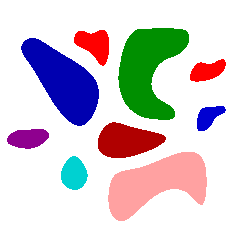
#> input picture Lab 4/images/objetos3.png, 238 x 238 px
$ python code.py
#> lines starting #> are read from the running program, lines starting #| are printed output that depends on the picture; after the words box and inside, x2 and y2 are one past the last pixel; in counts of white or black regions, pixels touching at a corner belong together; long printed decimals are rounded
import cv2 as cv
import sys
import numpy as np
import matplotlib.pyplot as plt
from skimage import measure

def read_grayscale(s):
    img = cv.imread(s, cv.IMREAD_GRAYSCALE)
    if img is None:
        sys.exit("Could not read the image.")
    return img

def read_colorscale(s):
#> called with s = 'images/objetos3.png'
    img = cv.imread(s, cv.IMREAD_COLOR)
#> img is the input picture: shape (238, 238, 3); mean B, G, R 209.9, 205.5, 212.4
    if img is None:
        sys.exit("Could not read the image.")
    return img

def monochromatic(img):
    src_gray = cv.cvtColor(img, cv.COLOR_BGR2GRAY)
    _, src = cv.threshold(src_gray, 254, 255, 0)
    return src

def borders(img):
    ans = np.zeros(img.shape)
    ans[True] = 255

    d = [1, 0, -1, 0, 1]
    for i in range(img.shape[0]):
        for j in range(img.shape[1]):
            if np.min(img[i][j]) == 255:
                continue
            for k in range(4):
                i_ = i + d[k]
                j_ = j + d[k + 1]

                if 0 <= i_ and i_ < img.shape[0] and 0 <= j_ and j_ < img.shape[1] and np.min(img[i_][j_]) == 255:
                    ans[i][j] = [255, 0, 0]
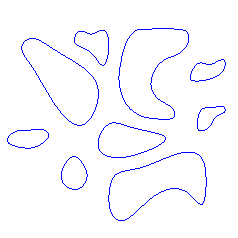
#> ans: shape (238, 238, 3) float64; mean of channels 0, 1, 2 255, 249, 249; drawn as B, G, R
#> in monochromatic, `_, src = cv.threshold(src_gray, 254, 255, 0)`: src: shape (238, 238); 71.3% white; 9 black regions, largest, box (x1, y1, x2, y2) and area: (118, 28, 189, 120) 3969, (108, 152, 207, 221) 3934, (21, 38, 99, 126) 3584
    return ans

#considering 4-neighbourhood
def get_convex_components(img):
    ans = []

    comp = np.zeros(img.shape)
    comp_cnt = 0
    d = [1, 0, -1, 0, 1]
    for i in range(img.shape[0]):
        for j in range(img.shape[1]):
            if comp[i][j] == 0 and img[i][j] == 0:
                comp_cnt += 1

                q = [(i, j)]
                comp[i][j] = comp_cnt
                min_i = int(1e9)
                max_i = int(-1e9)
                min_j = int(1e9)
                max_j = int(-1e9)
                coordinates = [(i, j)]

                while len(q) > 0:

                    i_, j_ = q[0]
                    q = q[1:]

                    min_i = min(min_i, i_)
                    max_i = max(max_i, i_)
                    min_j = min(min_j, j_)
                    max_j = max(max_j, j_)

                    for k in range(4):
                        new_i = i_ + d[k]
                        new_j = j_ + d[k + 1]

                        if 0 <= new_i and new_i < img.shape[0] and 0 <= new_j and new_j < img.shape[1] and comp[new_i][new_j] == 0 and img[new_i][new_j] == 0:
                            comp[new_i][new_j] = comp_cnt
                            q.append((new_i, new_j))
                            coordinates.append((new_i, new_j))

                ans.append(((i, j), (min_i, max_i, min_j, max_j), coordinates, comp_cnt))
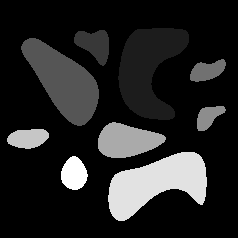
#> comp: shape (238, 238) float64; min 0, max 9, mean 1.29; drawn with min black and max white
#> after the loop, comp_cnt = 9

    return ans

original_img = read_colorscale("images/objetos3.png")
regions_img = original_img.copy()
border = borders(original_img)
cv.imshow("border.png", border)

img = monochromatic(original_img)

cv.imshow("monochromatic.png", img)
components = get_convex_components(img)
#> components = 9 items
hist = []

print("número de regiões:", len(components))
#| número de regiões: 9
print("")
for root, edges, coordinates, idx in components:
    src = img[edges[0]:edges[1] + 1, edges[2]:edges[3] + 1]
    for i in range(src.shape[0]):
        for j in range(src.shape[1]):
            if (i + edges[0], j + edges[2]) not in coordinates:
                src[i][j] = 0
            else:
                src[i][j] = 255

    print("região ", idx - 1, sep = '', end = ': ')
    text_sz = cv.getTextSize(str(idx - 1), cv.FONT_HERSHEY_SIMPLEX, 0.5, 1)
    mid_point = ((edges[1] + 1 + edges[0] + text_sz[0][1] - 1) // 2, (edges[3] + 1 + edges[2] - text_sz[0][0]) // 2)

    cv.putText(regions_img, str(idx - 1), mid_point[::-1], cv.FONT_HERSHEY_SIMPLEX, 0.5, 0, 1)

    region = measure.regionprops(src)

    print("área:", region[0]['area'], end = ' ')
    print("perímetro:", region[0]['perimeter'], end = ' ')
    print("excentricidade:", region[0]['eccentricity'], end = ' ')
    print("solidez:", region[0]['solidity'])
    hist.append(region[0]['area'])
#> this loop made 9 passes
#> (root, edges, mid_point, region) on passes 2, 4, 5, 7, 9: ((30, 99), (30, 65, 74, 108), (53, 86), 1 regions; box (x1, y1, x2, y2) and area: (0, 0, 35, 36) 791), ((59, 221), (59, 81, 190, 225), (76, 202), 1 regions; box (x1, y1, x2, y2) and area: (0, 0, 36, 23) 540), ((106, 216), (106, 130, 197, 225), (124, 206), 1 regions; box (x1, y1, x2, y2) and area: (0, 0, 29, 25) 438), ((129, 31), (129, 148, 7, 48), (144, 22), 1 regions; box (x1, y1, x2, y2) and area: (0, 0, 42, 20) 642), ((156, 72), (156, 189, 61, 87), (178, 69), 1 regions; box (x1, y1, x2, y2) and area: (0, 0, 27, 34) 675)
#> (root, edges, mid_point) on passes 1, 3, 6, 8: ((28, 152), (28, 119, 118, 188), (79, 148)), ((38, 29), (38, 125, 21, 98), (87, 54)), ((122, 112), (122, 157, 98, 165), (145, 126)), ((152, 181), (152, 220, 108, 206), (192, 152))
#| região 0: área: 3969.0 perímetro: 313.765 excentricidade: 0.8164 solidez: 0.7466
#| região 1: área: 791.0 perímetro: 119.983 excentricidade: 0.7411 solidez: 0.8958
#| região 2: área: 3584.0 perímetro: 259.463 excentricidade: 0.8981 solidez: 0.9755
#| região 3: área: 540.0 perímetro: 99.255 excentricidade: 0.8896 solidez: 0.9015
#| região 4: área: 438.0 perímetro: 88.770 excentricidade: 0.8559 solidez: 0.9087
#| região 5: área: 1684.0 perímetro: 174.125 excentricidade: 0.8682 solidez: 0.9673
#| região 6: área: 642.0 perímetro: 103.012 excentricidade: 0.8902 solidez: 0.9625
#| região 7: área: 3934.0 perímetro: 305.421 excentricidade: 0.911 solidez: 0.7732
#> (further printed lines are left out)
#> pass 1, `src = img[edges[0]:edges[1] + 1, edges[2]:edges[3] + 1]`:
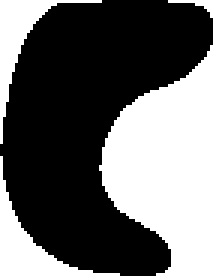
#> src: shape (92, 71) (shown 3 times larger); 39.2% white; 4 white regions, box (x1, y1, x2, y2) and area: (33, 15, 71, 92) 1865, (0, 52, 40, 92) 357, (0, 0, 34, 48) 313, (56, 0, 71, 6) 28
#> pass 3, `src = img[edges[0]:edges[1] + 1, edges[2]:edges[3] + 1]`:
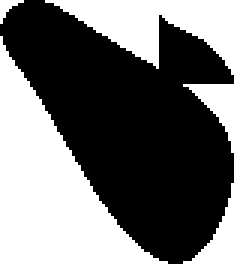
#> src: shape (88, 78) (shown 3 times larger); 42.7% white; 5 white regions, box (x1, y1, x2, y2) and area: (0, 12, 56, 88) 1827, (15, 0, 78, 25) 768, (61, 61, 78, 88) 158, (61, 28, 78, 51) 152, (0, 0, 8, 8) 27
#> after the loop:
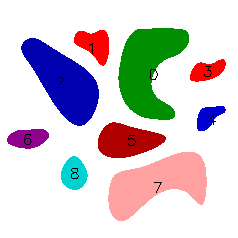
#> regions_img: shape (238, 238, 3); 0.39% of pixels changed, all inside (x1, y1, x2, y2) = (24, 43, 216, 193)
#> after the loop:
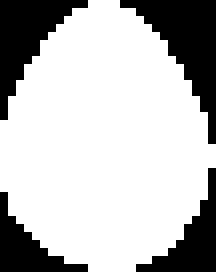
#> src: shape (34, 27) (shown 8 times larger); 73.5% white; 4 black regions, box (x1, y1, x2, y2) and area: (15, 0, 27, 18) 85, (0, 0, 11, 15) 68, (17, 21, 27, 34) 48, (0, 24, 11, 34) 42
#> after the loop, hist = [3969, 791, 3584, 540, 438, 1684, 642, 3934, 675]

cv.imshow('regions.png', regions_img)

labels = [0, 0, 0]
for x in hist:
    labels[0 if x < 1500 else 1 if x < 3000 else 2] += 1
#> this loop made 9 passes
#> x on passes 1 to 9: 3969, 791, 3584, 540, 438, 1684, 642, 3934, 675
#> after the loop, labels = [5, 1, 3]

fig, ax = plt.subplots(1, 1)
ax.hist(hist, bins = [0, 1499, 2999, max(np.max(hist), 4500)], edgecolor = 'black', color = 'blue')
ax.set_title("Histograma de áreas dos objetos")
ax.set_xlabel('Área')
ax.set_ylabel('Quantidade de objetos')
plt.xticks([0, 1500, 3000, max(np.max(hist), 4500)])

rects = ax.patches

for rect, label in zip(rects, labels):
    height = rect.get_height()
    ax.text(rect.get_x() + rect.get_width() / 2, height + 0.01, label, ha = 'center', va = 'bottom')
#> this loop made 3 passes
#> (label, height) on passes 1 to 3: (5, 5), (1, 1), (3, 3)

plt.show()
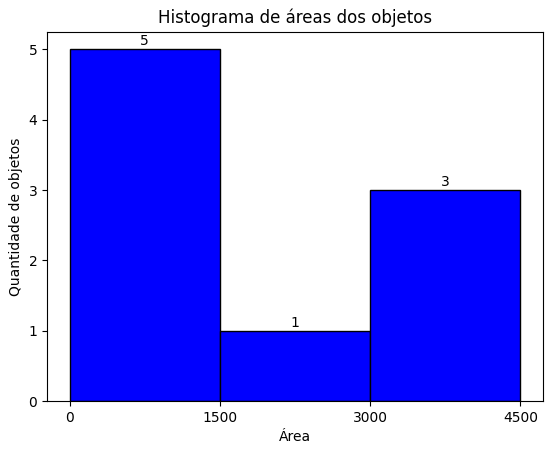
#> figure drawn by matplotlib, 1 panel; tallest bar 5 high, from x = 0 to 1499

$ run again, with Lab 4/images/objetos1.png copied over Lab 4/images/objetos3.png
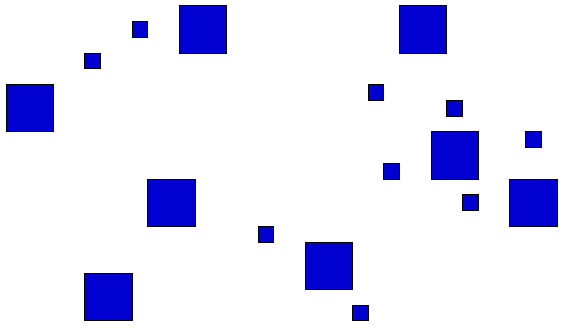
#> input picture Lab 4/images/objetos1.png, 563 x 327 px
#> in read_colorscale, img is the input picture: shape (327, 563, 3); mean B, G, R 247.3, 225.6, 225.6
#> after the loop in get_convex_components, `for i in range(img.shape[0]):`:
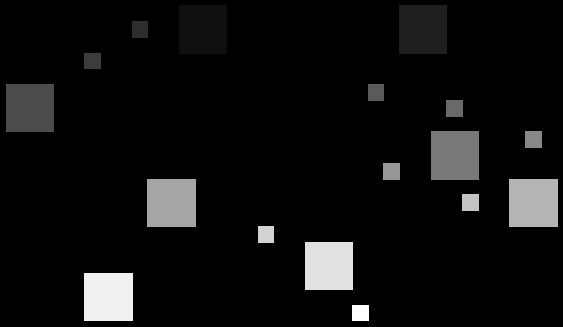
#> comp: shape (327, 563) float64; min 0, max 17, mean 1.02; drawn with min black and max white
#> components = 17 items
#| número de regiões: 17
#> the loop `for root, edges, coordinates, idx in components:` made 17 passes
#> (root, edges, text_sz, mid_point, region) on passes 3, 4, 6: ((21, 132), (21, 37, 132, 147), ((11, 12), 5), (35, 134), 1 regions; box (x1, y1, x2, y2) and area: (0, 0, 16, 17) 272), ((53, 84), (53, 68, 84, 100), ((11, 12), 5), (66, 87), 1 regions; box (x1, y1, x2, y2) and area: (0, 0, 17, 16) 272), ((84, 368), (84, 100, 368, 383), ((11, 12), 5), (98, 370), 1 regions; box (x1, y1, x2, y2) and area: (0, 0, 16, 17) 272)
#> (printed output is left out)
#> after the loop `for root, edges, coordinates, idx in components:`: hist = [2352, 2352, 272, 272, 2304, 272, 289, 2352, 289, 289, 2352, 2352, 289, 272, 2304, 2352, 272]
#> the loop `for x in hist:` made 17 passes
#> x on passes 1 to 8: 2352, 2352, 272, 272, 2304, 272, 289, 2352
#> after the loop `for x in hist:`: labels = [9, 8, 0]
#> the loop `for rect, label in zip(rects, labels):` made 3 passes
#> (label, height) on passes 1 to 3: (9, 9), (8, 8), (0, 0)
#> `plt.show()`:
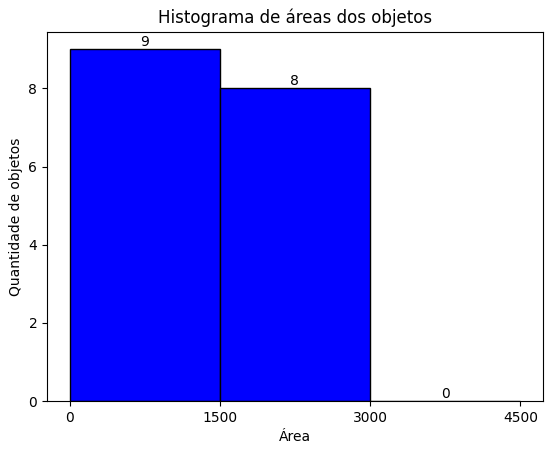
#> figure drawn by matplotlib, 1 panel; tallest bar 9 high, from x = 0 to 1499

$ run again, with Lab 4/images/objetos2.png copied over Lab 4/images/objetos3.png
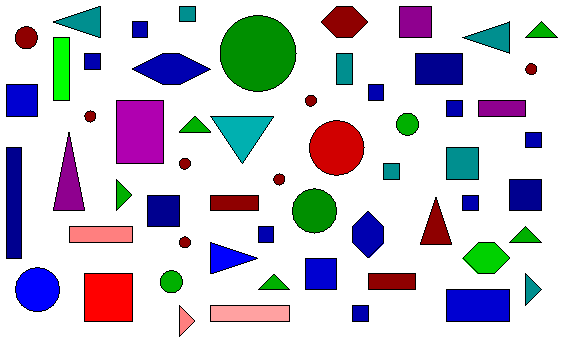
#> input picture Lab 4/images/objetos2.png, 563 x 343 px
#> in read_colorscale, img is the input picture: shape (343, 563, 3); mean B, G, R 211.4, 200.9, 203
#> after the loop in get_convex_components, `for i in range(img.shape[0]):`:
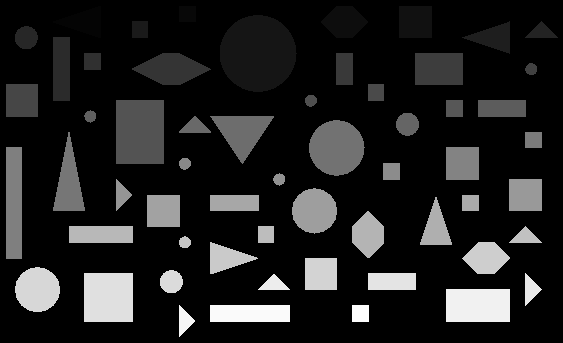
#> comp: shape (343, 563) float64; min 0, max 58, mean 7.6; drawn with min black and max white
#> components = 58 items
#| número de regiões: 58
#> the loop `for root, edges, coordinates, idx in components:` made 58 passes
#> (root, edges, text_sz, mid_point, region) on passes 1, 2, 6: ((6, 98), (6, 37, 53, 100), ((11, 12), 5), (27, 71), 1 regions; box (x1, y1, x2, y2) and area: (0, 0, 48, 32) 816), ((6, 179), (6, 21, 179, 195), ((11, 12), 5), (19, 182), 1 regions; box (x1, y1, x2, y2) and area: (0, 0, 17, 16) 272), ((21, 132), (21, 37, 132, 147), ((11, 12), 5), (35, 134), 1 regions; box (x1, y1, x2, y2) and area: (0, 0, 16, 17) 272)
#> (printed output is left out)
#> after the loop `for root, edges, coordinates, idx in components:`: hist = 58 values, max 4616 at index 4, min 111 at index 21, mean 886.4
#> the loop `for x in hist:` made 58 passes
#> x on passes 1 to 8: 816, 272, 1024, 1056, 4616, 272, 785, 289
#> after the loop `for x in hist:`: labels = [47, 9, 2]
#> the loop `for rect, label in zip(rects, labels):` made 3 passes
#> (label, height) on passes 1 to 3: (47, 47), (9, 9), (2, 2)
#> `plt.show()`:
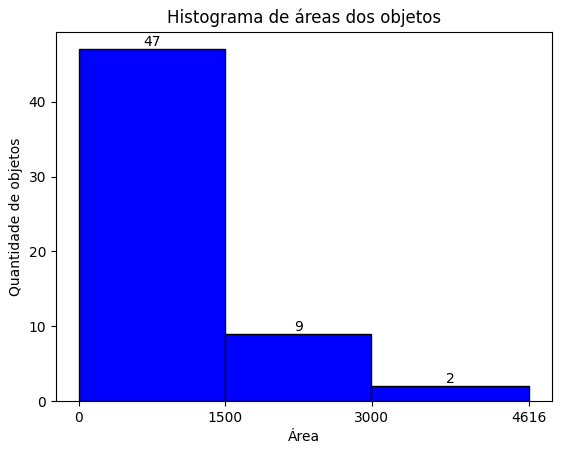
#> figure drawn by matplotlib, 1 panel; tallest bar 47 high, from x = 0 to 1499
